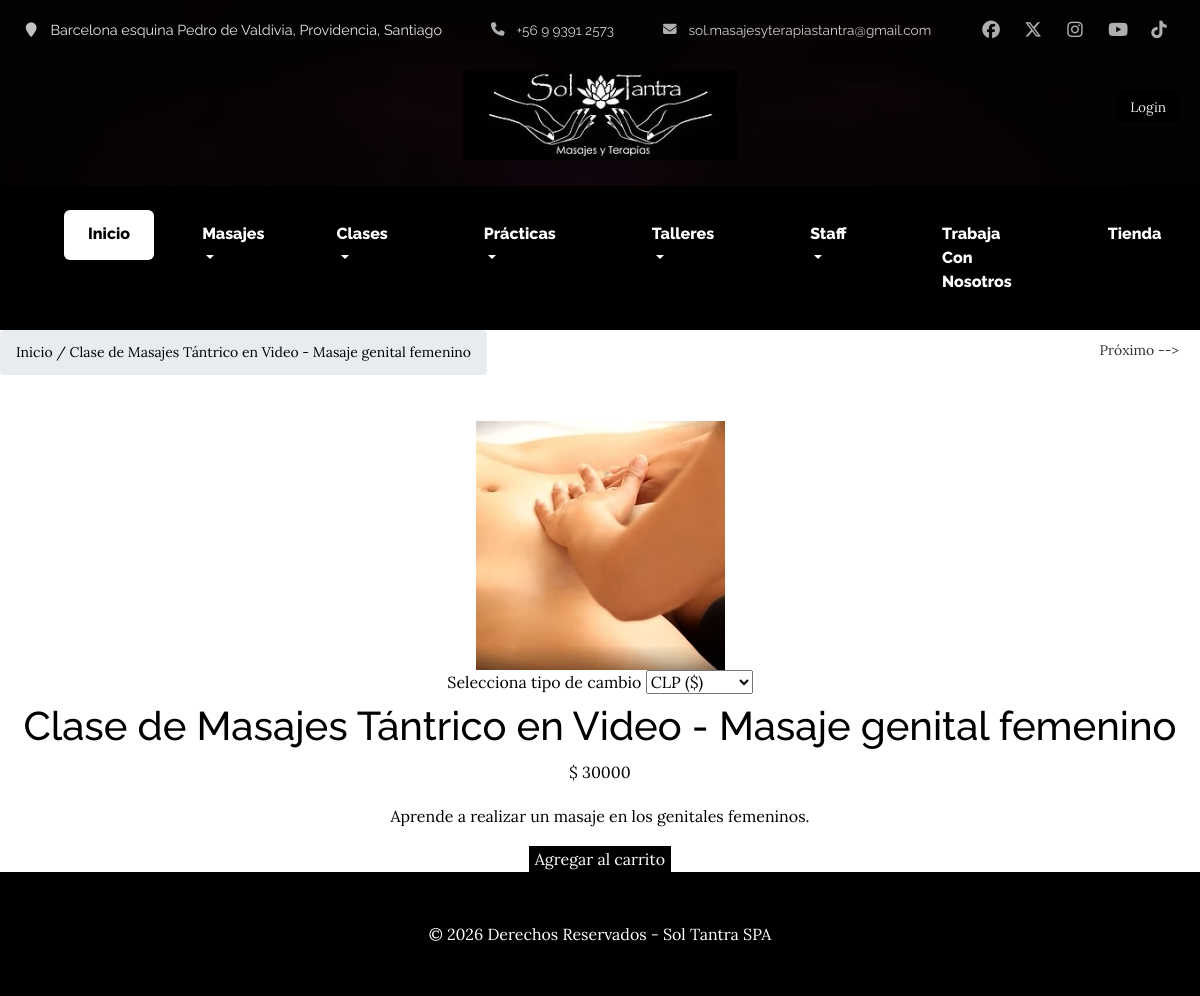
Screenshot of /videos/clase-de-masaje-genital-masculino/ with the database file from the repository.
### core/models.py (models this page shows, shortened)
class Video(models.Model):
    titulo = models.CharField(max_length=200)
    slug = models.SlugField(unique=True)
    descripcion = models.TextField(blank=True)
    precio = models.IntegerField()
    video = models.FileField(upload_to="videos/", blank=True, null=True)
    imagen = models.ImageField(upload_to="videos/")
    created_at = models.DateTimeField(auto_now_add=True)
    recomendado = models.BooleanField(default=False)

### core/views.py (the view)
# urls.py: path("videos/<slug:slug>/", views.video_detail, name="video_detail"),
def video_detail(request, slug):
    video = get_object_or_404(Video, slug=slug)
    previous_video = Video.objects.filter(id__lt=video.id).order_by('-id').first()
    next_video = Video.objects.filter(id__gt=video.id).order_by('id').first()
    return render(request, "core/videos/video_detail.html", {
        "video": video,
        "previous_video": previous_video,
        "next_video": next_video,
    })

### core/context_processors.py (called while the page is built)
def staff_members(request):
    return {
        "navbar_staff":
Staff.objects.filter(activo=True)
    }

### core/templates/core/videos/video_detail.html (shortened to what this page needs)
{% extends 'core/base.html' %}
{% load static %}
{% block content %}
<section class="video-detail">
        <div class="video-top-bar">
        <div class="breadcrumb">
          Inicio / {{ video.titulo }}
        </div>
          <div class="video-navigation">
            {% if next_video %}
              <a href="{% url 'video_detail' next_video.slug %}" class="nav-link">  Próximo --> </a>
            {% endif %}
          </div>
      </div>
  <div class="video-detail-layout">
    <div class="video-image">
      <img src="{{ video.imagen.url }}" alt="{{ video.titulo }}">
    </div>
      <div id="priceFilter">
        <label>Selecciona tipo de cambio</label>
        <select id="currency">
          <option value="CLP">CLP ($)</option>
        </select>
      </div>
    <div class="video-info">
            <h1>{{ video.titulo }}</h1>
              <p class="price">
                <span class="currency-symbol">$</span>
                <span class="price-value" data-price="{{ video.precio }}">{{ video.precio }}</span>
              </p>
              <p class="description">
              {{ video.descripcion }}
            </p>
            <form method="post" action="{% url 'add_to_cart' video.slug %}">
              <button class="btn-add-cart">
                Agregar al carrito
              </button>
            </form>
        </div>
  </div>
</section>
  {% endblock %}

### core/static/core/css/videos.css (style rules this page uses)
body { background-color: #ffffff !important; color: #000000; }
.video-detail { background-color: #ffffff; text-align: center; }
.video-detail-layout { background-color: #ffffff; }
button, .btn { background-color: #000000; color: #ffffff; border: none; }
.video-navigation { display: flex; justify-content: space-between; margin-bottom: 20px; font-size: 14px; }
.video-navigation .nav-link { text-decoration: none; color: #333; }
.video-top-bar { display: flex; justify-content: space-between; align-items: center; margin-bottom: 30px; font-size: 14px; }
.video-navigation a { text-decoration: none; color: #000; margin: 0 5px; }

### core/static/core/css/business-casual.css (style rules this page uses)
body { font-family: 'Lora'; background: linear-gradient( rgba(47, 23, 15, 0.65), rgba(47, 23, 15, 0.65) ), url("../img/bg.jpg"); background-attachment: fixed; background-position: center; background-size: cover; }
h1, h2, h3, h4, h5, h6 { font-family: 'Raleway'; }
p { line-height: 1.75; }
img { max-width: 100%; height: auto; }
body { margin: 0; padding: 0; }
html, body { max-width: 100%; overflow-x: hidden; }
html { scroll-behavior: smooth; }

### rows the page displays
Video: titulo "Clase de Masajes Tántrico en Video - Masaje genital femenino", imagen (picture), precio "30000", descripcion "Aprende a realizar un masaje en los genitales femeninos."
